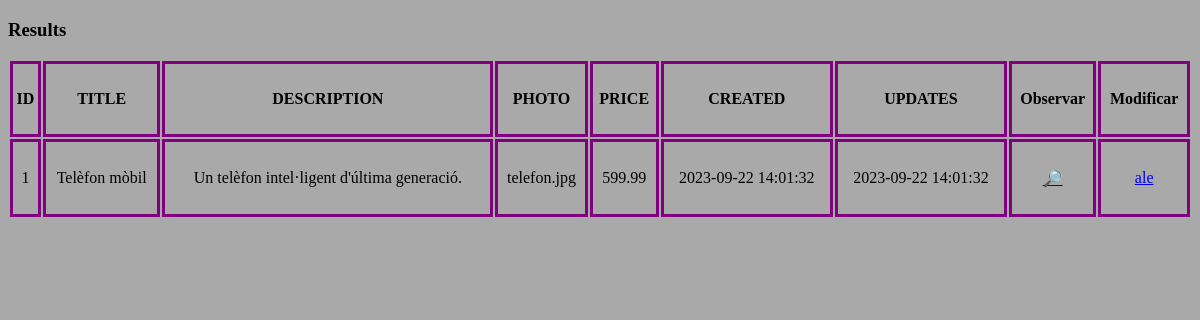
Page /products/read/1 on the committed database.
### tables this page shows
CREATE TABLE products (
	id INTEGER PRIMARY KEY AUTOINCREMENT,
	title TEXT,
	description TEXT,
	photo TEXT,
	price DECIMAL(10, 2),
	category_id INTEGER,
	seller_id INTEGER,
	created DATETIME,
	updated DATETIME,
	FOREIGN KEY (category_id) REFERENCES categories(id),
	FOREIGN KEY (seller_id) REFERENCES users(id)
);

### app.py (the view)
@app.route("/products/read/<int:id>")
def read(id):
    app.logger.debug("INT" if (type(id) is int) else "OTHER")
    with get_db() as conn:
        sql = "SELECT * FROM products WHERE id = " + str(id)
        resultat = conn.execute(sql)
        items = resultat.fetchall()
    return render_template("products/list.html",items = items)

### app.py (called while the page is built)
def get_db():
    conn = sqlite3.connect(DATABASE)
    conn.row_factory = sqlite3.Row
    return conn

### templates/products/list.html (shortened to what this page needs)
<!DOCTYPE html>
<html lang="ca">
<head>
	<link href="/static/css/list.css" rel="stylesheet">
</head>
<body>
	<h3>Results</h3>
	<table>
		<tr>
			<th>ID</th>
			<th>TITLE</th>
			<th>DESCRIPTION</th>
            <th>PHOTO</th>
			<th>PRICE</th>
			<th>CREATED</th>
			<th>UPDATES</th>
			<th>Observar</th>
			<th>Modificar</th>
		</tr>
		{% for item in items %}
			<tr>
				<td>{{ item['id'] }}</a></td>
				<td>{{ item['title'] }}</a></td>
				<td>{{ item['description'] }}</a></td>
                <td>{{ item['photo'] }}</a></td>
				<td>{{ item['price'] }}</a></td>
				<td>{{ item['created'] }}</a></td>
				<td>{{ item['updated'] }}</a></td>
				<td><a href="/products/read/{{ item['id'] }}">🔎</a></td>
				<td><a href="/products/update/{{ item['id'] }}">ale</a></td>
			</tr>
		{% endfor %}
	</table>
</body>
</html>

### static/css/list.css (style rules this page uses)
body { background-color: darkgray; color: black; }
table { width:100%; height: 20vh; text-align: center; }
td, th { border: 3px solid purple; }

### rows in the picture
products: id "1", title "Telèfon mòbil", description "Un telèfon intel·ligent d'última generació.", photo "telefon.jpg", price "599.99", created "2023-09-22 14:01:32", updated "2023-09-22 14:01:32"
